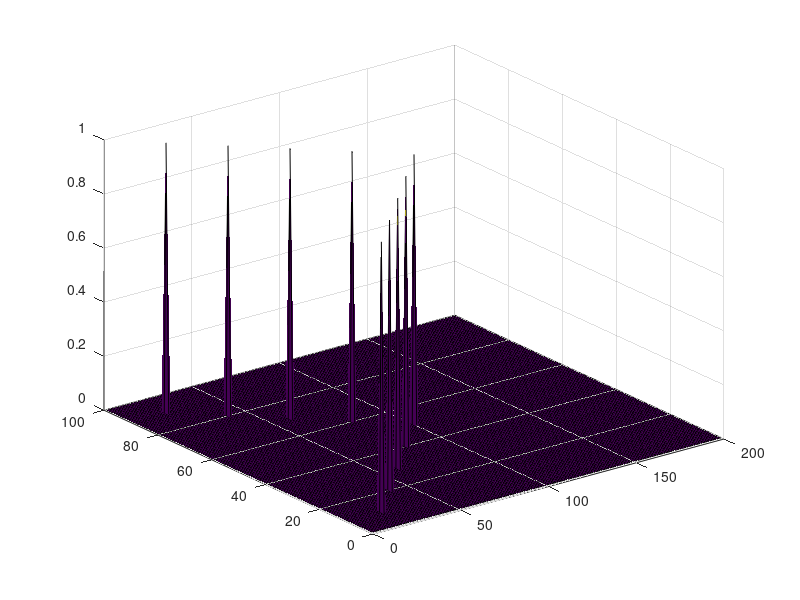

MATLAB code to generate this figure:
img = zeros(100, 200);
xs = [10, 20, 30, 40, 50, 60, 70, 80, 90];
ys = [20, 40, 60, 80, 100, 80, 60, 40, 20];
for i = 1 : 9
    img(xs(i), ys(i)) = 1;
end
surf(img);